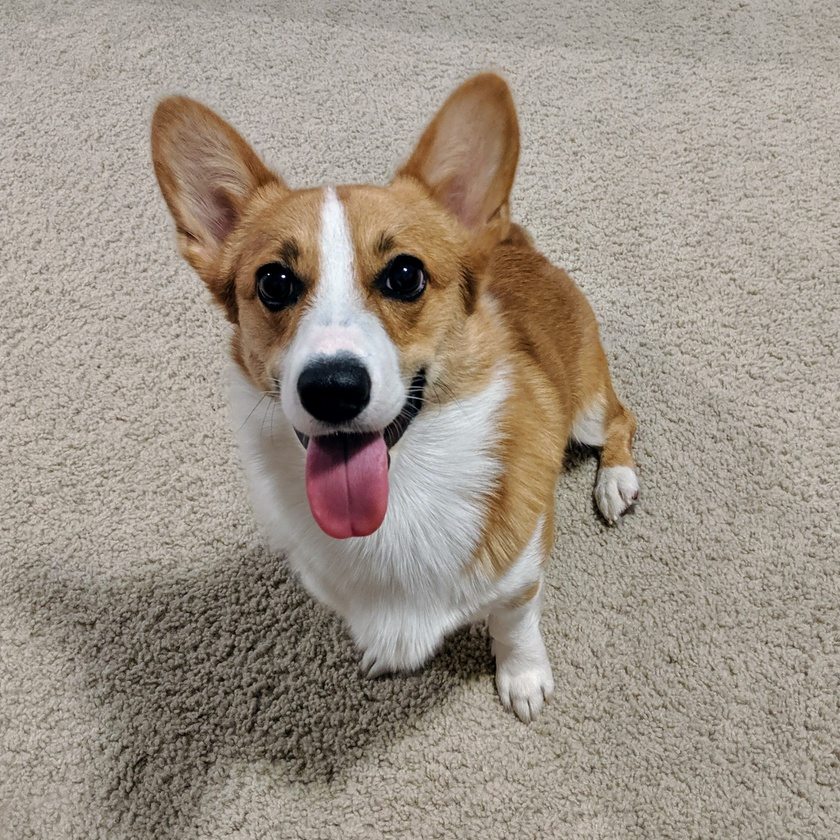
#> input picture OpenCV/pytorch/img1.jpg, 840 x 840 px, shrunk from 2441 x 2441 before the run, given in place of the camera
$ python ex4.py
#> lines starting #> are read from the running program, lines starting #| are printed output that depends on the picture


import cv2
import numpy as np
import pandas as pd
import sys
import time

def gr_f1(bgr_img):
    g = np.zeros([bgr_img.shape[0], bgr_img.shape[1]])
    for i in range(bgr_img.shape[0]):
        for j in range(bgr_img.shape[1]):
            g[i, j] = 0.114 * bgr_img[i, j, 0] + 0.587 * bgr_img[i, j, 0] + 0.299 * bgr_img[i, j, 0]
    return np.uint8(g)

def gr_f2(bgr_img):
    g = np.zeros([bgr_img.shape[0], bgr_img.shape[1]])
    g = 0.114 * bgr_img[:, :, 0] + 0.587 * bgr_img[:, :, 0] + 0.299 * bgr_img[:, :, 0]
    return np.uint8(g)


src = cv2.VideoCapture(0)
if src.isOpened() == False:
    print("카메라 연결 안됨")
    sys.exit()

while True:
    ret, frame = src.read()
#> frame is the input picture: shape (840, 840, 3); mean B, G, R 135.6, 147.4, 157.7
    if ret == False:
        print("캡쳐불가")
        break
    dst = cv2.cvtColor(frame, cv2.COLOR_BGR2GRAY)
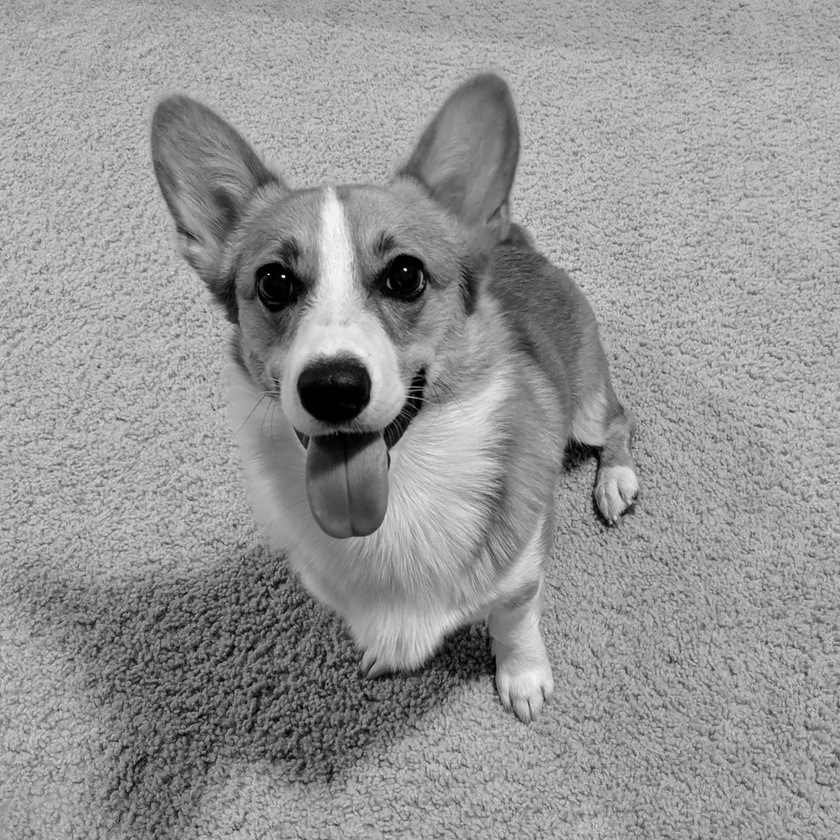
#> dst: shape (840, 840); min 0, max 252, mean 149.1
    cv2.imshow("frame", dst)

    dst1 = cv2.GaussianBlur(dst, (15, 15), 0, 0)
    cv2.imshow("dst1", dst1)

    mask = np.array([[-1, 0, 0],
                 [0, 0, 0],
                 [0, 0, 1]])
    g_img16 = np.int16(dst)
    dst2 = np.uint8(np.clip(cv2.filter2D(g_img16, -1, mask) + 128, 0, 255))
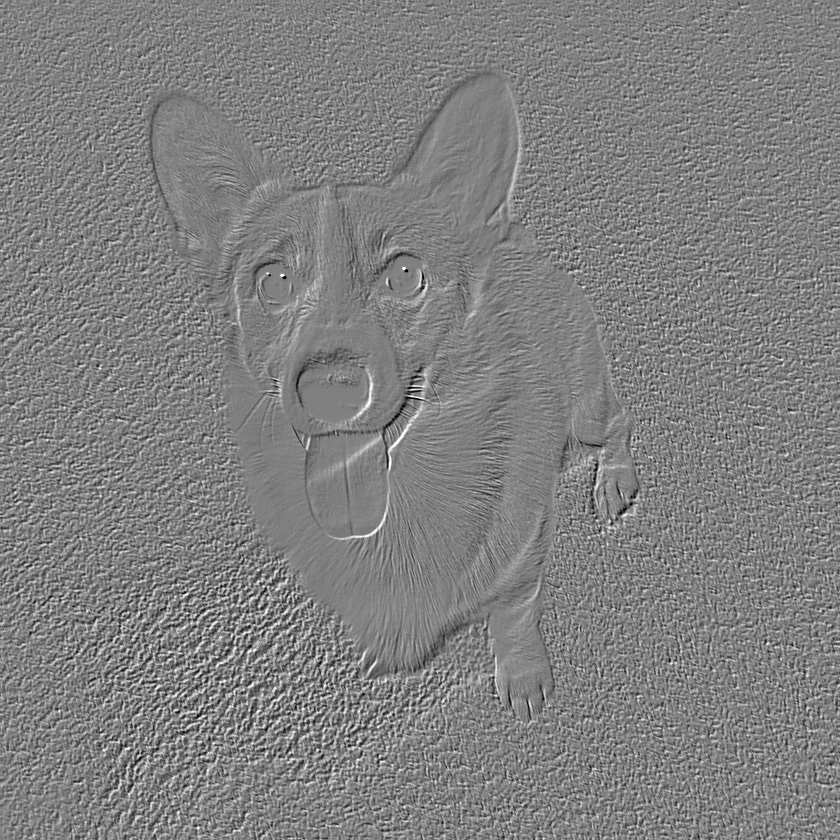
#> dst2: shape (840, 840); min 0, max 255, mean 128
    cv2.imshow('dst2', dst2)

    key = cv2.waitKey(1)
#> (key Esc is pressed here)
    if key == 27:
        break
src.release()
cv2.destroyAllWindows()
